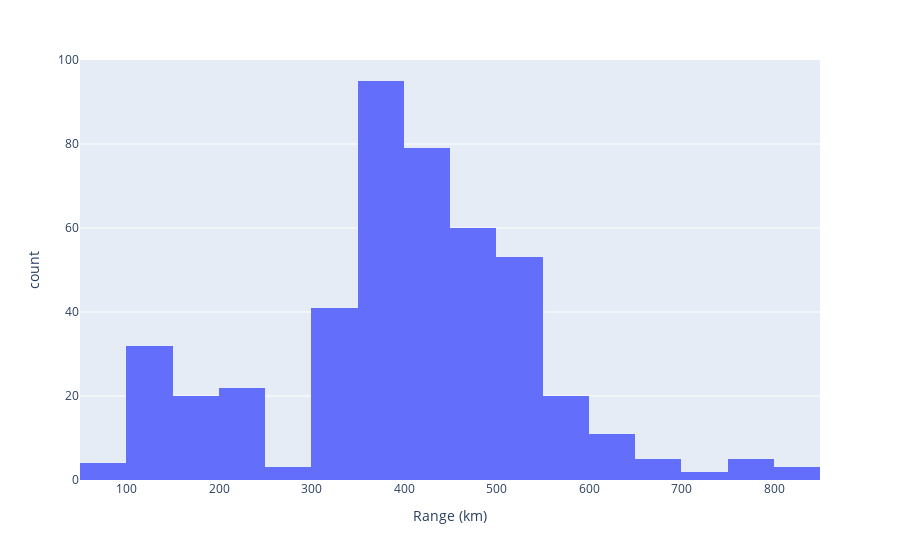

The cell this chart's notebook holds for it:
### Code cell
fig = px.histogram(BEV_2023, x='Range (km)')

fig.show()

### Figure 1 — Plotly figure (JSON) as saved in the notebook; plotly's stock layout.template omitted (floating-point values rounded to 4 significant figures; data arrays with more than 128 entries replaced by an {"elided": "..."} marker saying what was removed)
{"data": [{"alignmentgroup": "True", "bingroup": "x", "hovertemplate": "Range (km)=%{x}<br>count=%{y}<extra></extra>", "legendgroup": "", "marker": {"color": "#636efa", "pattern": {"shape": ""}}, "name": "", "offsetgroup": "", "orientation": "v", "showlegend": false, "type": "histogram", "x": {"elided": "455 int values"}, "xaxis": "x", "yaxis": "y"}], "layout": {"barmode": "relative", "legend": {"tracegroupgap": 0}, "margin": {"t": 60}, "xaxis": {"anchor": "y", "autorange": true, "domain": [0, 1], "range": [49.5, 849.5], "title": {"text": "Range (km)"}, "type": "linear"}, "yaxis": {"anchor": "x", "autorange": true, "domain": [0, 1], "range": [0, 100], "title": {"text": "count"}}}}
